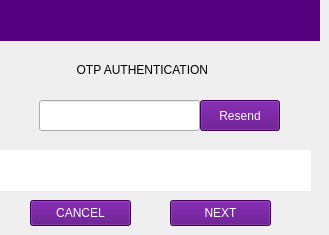
   <widget class="QWidget" name="OTP_verfication_page">
    <widget class="QLabel" name="OTP_Authentication_label">
     <property name="geometry">
      <rect>
       <x>70</x>
       <y>60</y>
       <width>181</width>
       <height>20</height>
      </rect>
     </property>
     <property name="text">
      <string>  OTP AUTHENTICATION</string>
     </property>
    </widget>
    <widget class="QLabel" name="Otp_display_label">
     <property name="geometry">
      <rect>
       <x>0</x>
       <y>150</y>
       <width>311</width>
       <height>41</height>
      </rect>
     </property>
     <property name="font">
      <font>
       <pointsize>10</pointsize>
      </font>
     </property>
     <property name="styleSheet">
      <string notr="true">background-color: rgb(255, 255, 255);</string>
     </property>
     <property name="text">
      <string/>
     </property>
     <property name="scaledContents">
      <bool>false</bool>
     </property>
     <property name="alignment">
      <set>Qt::AlignCenter</set>
     </property>
     <property name="wordWrap">
      <bool>true</bool>
     </property>
    </widget>
    <widget class="QLineEdit" name="OTP_Lineedit">
     <property name="geometry">
      <rect>
       <x>39</x>
       <y>100</y>
       <width>161</width>
       <height>31</height>
      </rect>
     </property>
     <property name="text">
      <string/>
     </property>
     <property name="maxLength">
      <number>4</number>
     </property>
    </widget>
    <widget class="QPushButton" name="Resend_otp_button">
     <property name="geometry">
      <rect>
       <x>200</x>
       <y>100</y>
       <width>80</width>
       <height>31</height>
      </rect>
     </property>
     <property name="styleSheet">
      <string notr="true">color: rgb(255, 255, 255);
background-color: rgb(85, 0, 127);
font: 75 11pt &quot;Sans Serif&quot;;</string>
     </property>
     <property name="text">
      <string>Resend</string>
     </property>
    </widget>
    <widget class="QPushButton" name="Discard_otp_Button">
     <property name="geometry">
      <rect>
       <x>30</x>
       <y>200</y>
       <width>101</width>
       <height>26</height>
      </rect>
     </property>
     <property name="styleSheet">
      <string notr="true">color: rgb(255, 255, 255);
background-color: rgb(85, 0, 127);
font: 75 11pt &quot;Sans Serif&quot;;</string>
     </property>
     <property name="text">
      <string>CANCEL</string>
     </property>
    </widget>
    <widget class="QPushButton" name="Next_Otp_Button">
     <property name="geometry">
      <rect>
       <x>170</x>
       <y>200</y>
       <width>101</width>
       <height>26</height>
      </rect>
     </property>
     <property name="styleSheet">
      <string notr="true">color: rgb(255, 255, 255);
background-color: rgb(85, 0, 127);
font: 75 11pt &quot;Sans Serif&quot;;</string>
     </property>
     <property name="text">
      <string>NEXT</string>
     </property>
    </widget>
    <widget class="QLabel" name="Trans_type_label_43">
     <property name="geometry">
      <rect>
       <x>0</x>
       <y>0</y>
       <width>320</width>
       <height>41</height>
      </rect>
     </property>
     <property name="styleSheet">
      <string notr="true">color: rgb(255, 255, 255);
background-color: rgb(85, 0, 127);
font: 75 11pt &quot;Sans Serif&quot;;</string>
     </property>
     <property name="text">
      <string/>
     </property>
    </widget>
    <widget class="QLabel" name="FinoLogo_6">
     <property name="geometry">
      <rect>
       <x>5</x>
       <y>2</y>
       <width>71</width>
       <height>35</height>
      </rect>
     </property>
     <property name="autoFillBackground">
      <bool>false</bool>
     </property>
     <property name="styleSheet">
      <string notr="true">background-color: rgb(85, 0, 127);</string>
     </property>
     <property name="text">
      <string/>
     </property>
     <property name="pixmap">
      <pixmap resource="fino.qrc">:/Fino/Icons/finoW.png</pixmap>
     </property>
     <property name="scaledContents">
      <bool>true</bool>
     </property>
     <property name="alignment">
      <set>Qt::AlignCenter</set>
     </property>
    </widget>
    <widget class="QLabel" name="OTPPage_LabelName">
     <property name="geometry">
      <rect>
       <x>93</x>
       <y>0</y>
       <width>221</width>
       <height>20</height>
      </rect>
     </property>
     <property name="font">
      <font>
       <pointsize>12</pointsize>
      </font>
     </property>
     <property name="styleSheet">
      <string notr="true">color: rgb(255, 255, 255);
background-color: rgb(85, 0, 127);</string>
     </property>
     <property name="text">
      <string/>
     </property>
     <property name="alignment">
      <set>Qt::AlignRight|Qt::AlignTrailing|Qt::AlignVCenter</set>
     </property>
    </widget>
    <widget class="QLabel" name="OTPPage_LabelBal">
     <property name="geometry">
      <rect>
       <x>93</x>
       <y>22</y>
       <width>221</width>
       <height>19</height>
      </rect>
     </property>
     <property name="font">
      <font>
       <pointsize>12</pointsize>
      </font>
     </property>
     <property name="styleSheet">
      <string notr="true">color: rgb(255, 255, 255);
background-color: rgb(85, 0, 127);</string>
     </property>
     <property name="text">
      <string/>
     </property>
     <property name="alignment">
      <set>Qt::AlignBottom|Qt::AlignRight|Qt::AlignTrailing</set>
     </property>
    </widget>
   </widget>
